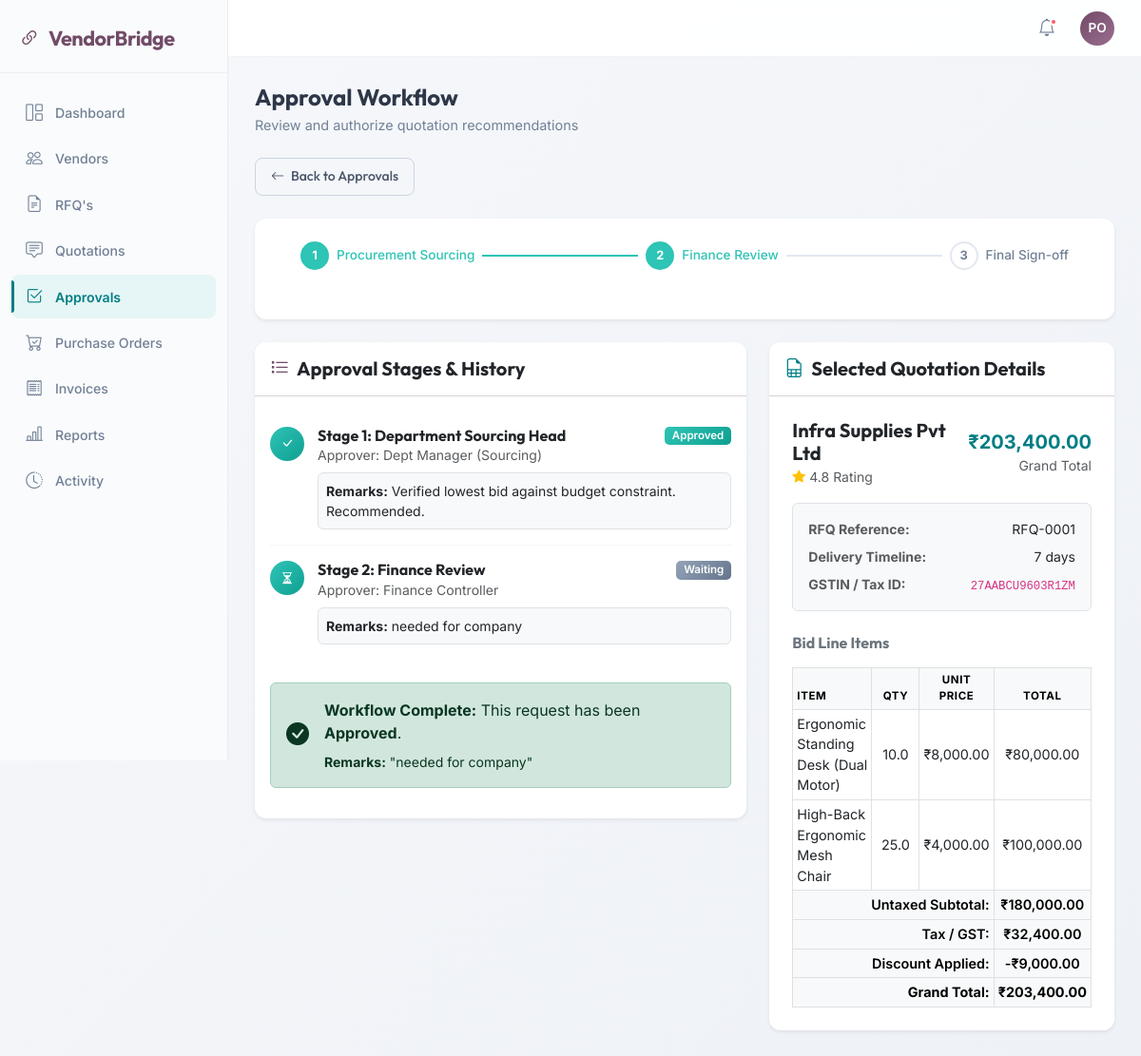
The page /approvals/2 (signed in) on the database its author committed.
### models.py (models this page shows)
class ApprovalRequest(Base):
    __tablename__ = 'approval_requests'
    id = Column(Integer, primary_key=True, index=True)
    rfq_id = Column(Integer, ForeignKey('rfqs.id'))
    bid_id = Column(Integer, ForeignKey('bids.id'))
    approver = Column(String, default="Procurement Manager")
    remarks = Column(Text, default="")
    level = Column(Integer, default=1)  # 1-level or 2-level approvals
    status = Column(String, default="pending")  # pending, approved, rejected
    created_at = Column(String, default=lambda: datetime.datetime.now().strftime("%Y-%m-%d %H:%M"))
    rfq = relationship("RFQ", back_populates="approval_requests")
    bid = relationship("Bid", back_populates="approval_requests")

class Vendor(Base):
    __tablename__ = 'vendors'
    id = Column(Integer, primary_key=True, index=True)
    company_name = Column(String, index=True)
    contact_name = Column(String)
    email = Column(String, unique=True, index=True)
    phone = Column(String)
    address = Column(String)
    gst_number = Column(String)
    state = Column(String, default="Maharashtra")  # Maharashtra or other (for CGST/SGST vs IGST split)
    rating = Column(Float, default=5.0)
    status = Column(String, default="pending")  # pending, approved, rejected, blocked
    bids = relationship("Bid", back_populates="vendor")
    purchase_orders = relationship("PurchaseOrder", back_populates="vendor")
    invoices = relationship("Invoice", back_populates="vendor")

class Bid(Base):
    __tablename__ = 'bids'
    id = Column(Integer, primary_key=True, index=True)
    rfq_id = Column(Integer, ForeignKey('rfqs.id'))
    vendor_id = Column(Integer, ForeignKey('vendors.id'))
    discount_percent = Column(Float, default=0.0)
    discount_amount = Column(Float, default=0.0)
    delivery_days = Column(Integer, default=7)
    notes = Column(Text)
    amount = Column(Float, default=0.0)  # Untaxed total (sum of unit_price * qty)
    tax_amount = Column(Float, default=0.0)
    total_amount = Column(Float, default=0.0)  # Grand total including tax
    status = Column(String, default="submitted")  # submitted, selected, rejected
    is_selected = Column(Boolean, default=False)
    rfq = relationship("RFQ", back_populates="bids")
    vendor = relationship("Vendor", back_populates="bids")
    line_ids = relationship("BidLine", back_populates="bid", cascade="all, delete-orphan")
    approval_requests = relationship("ApprovalRequest", back_populates="bid")
    purchase_orders = relationship("PurchaseOrder", back_populates="bid")

class RFQ(Base):
    __tablename__ = 'rfqs'
    id = Column(Integer, primary_key=True, index=True)
    title = Column(String, index=True)
    description = Column(Text)
    category = Column(String, default="IT Hardware")  # Stationery, IT Hardware, Furniture
    priority = Column(String, default="normal")  # low, normal, high, critical
    deadline = Column(String)
    status = Column(String, default="open")  # open, compared, pending_approval, approved, po_created, closed, cancelled
    line_ids = relationship("RFQLine", back_populates="rfq", cascade="all, delete-orphan")
    bids = relationship("Bid", back_populates="rfq")
    approval_requests = relationship("ApprovalRequest", back_populates="rfq")
    purchase_orders = relationship("PurchaseOrder", back_populates="rfq")

class BidLine(Base):
    __tablename__ = 'bid_lines'
    id = Column(Integer, primary_key=True)
    bid_id = Column(Integer, ForeignKey('bids.id'))
    rfq_line_id = Column(Integer, ForeignKey('rfq_lines.id'))
    unit_price = Column(Float, default=0.0)
    gst_rate = Column(Float, default=18.0)  # 0, 5, 12, 18, 28
    subtotal = Column(Float, default=0.0)  # unit_price * quantity
    bid = relationship("Bid", back_populates="line_ids")
    rfq_line = relationship("RFQLine", back_populates="bid_lines")

class RFQLine(Base):
    __tablename__ = 'rfq_lines'
    id = Column(Integer, primary_key=True)
    rfq_id = Column(Integer, ForeignKey('rfqs.id'))
    description = Column(String)
    quantity = Column(Float, default=1.0)
    uom = Column(String, default="Units")
    rfq = relationship("RFQ", back_populates="line_ids")
    bid_lines = relationship("BidLine", back_populates="rfq_line", cascade="all, delete-orphan")

### main.py (the view)
@app.get("/approvals/{id}", response_class=HTMLResponse)
async def approval_detail_page(request: Request, id: int, db: Session = Depends(get_db)):
    if not current_user_id:
        return RedirectResponse(url="/login", status_code=302)
    approval = db.query(models.ApprovalRequest).filter(models.ApprovalRequest.id == id).first()
    if not approval:
        raise HTTPException(status_code=404, detail="Approval request not found")
    return templates.TemplateResponse(request, "approval.html", {
        "active_page": "approvals",
        "approval": approval
    })

### templates/approval.html (shortened to what this page needs)
{% extends "base.html" %}
{% block content %}
<div class="page-header mb-4">
    <h2>Approval Workflow</h2>
    <p>Review and authorize quotation recommendations</p>
</div>
<div class="row mb-4">
    <div class="col-12">
        <a href="/approvals" class="btn btn-outline-secondary btn-sm py-2 px-3"><i class="bi bi-arrow-left me-1"></i> Back to Approvals</a>
    </div>
</div>
<div class="row justify-content-center g-4">
    <div class="col-12">
        <div class="card border-0 shadow-sm">
            <div class="card-body py-4 px-5">
                <div class="stepper" id="approval-stepper">
                    <div class="stepper-step {% if approval.status == 'approved' or approval.level > 1 %}done{% else %}active{% endif %}">
                        <div class="stepper-circle">1</div>
                        <span>Procurement Sourcing</span>
                    </div>
                    <div class="stepper-line {% if approval.status == 'approved' and approval.level > 1 %}done{% endif %}"></div>
                    <div class="stepper-step {% if approval.status == 'approved' and approval.level > 1 %}done{% elif approval.level == 2 and approval.status == 'pending' %}active{% endif %}">
                        <div class="stepper-circle">2</div>
                        <span>Finance Review</span>
                    </div>
                    <div class="stepper-line {% if approval.status == 'approved' and approval.level == 3 %}done{% endif %}"></div>
                    <div class="stepper-step {% if approval.status == 'approved' and approval.level == 3 %}done{% endif %}">
                        <div class="stepper-circle">3</div>
                        <span>Final Sign-off</span>
                    </div>
                </div>
            </div>
        </div>
    </div>
    <div class="col-lg-7">
        <div class="card border-0 shadow-sm mb-4">
            <div class="card-header bg-white py-3">
                <h5 class="mb-0 text-dark fw-bold"><i class="bi bi-list-task me-2 text-primary" style="color: var(--primary-purple) !important;"></i>Approval Stages & History</h5>
            </div>
            <div class="card-body">
                <div class="timeline-list">
                    <div class="timeline-item">
                        <div class="timeline-dot {% if approval.level > 1 or (approval.level == 1 and approval.status == 'approved') %}bg-success text-white{% else %}bg-warning text-white{% endif %}">
                            <i class="bi bi-check-lg"></i>
                        </div>
                        <div class="flex-grow-1">
                            <div class="d-flex justify-content-between align-items-center">
                                <h6 class="mb-0 fw-bold text-dark">Stage 1: Department Sourcing Head</h6>
                                <span class="badge {% if approval.level > 1 or (approval.level == 1 and approval.status == 'approved') %}bg-success{% else %}bg-warning{% endif %}">
                                    {% if approval.level > 1 or (approval.level == 1 and approval.status == 'approved') %}Approved{% else %}Pending{% endif %}
                                </span>
                            </div>
                            <p class="small text-muted mb-1">Approver: Dept Manager (Sourcing)</p>
                            {% if approval.level > 1 or (approval.level == 1 and approval.status == 'approved') %}
                                <div class="bg-light p-2 rounded mt-2 border small">
                                    <strong>Remarks:</strong> Verified lowest bid against budget constraint. Recommended.
                                </div>
                            {% endif %}
                        </div>
                    </div>
                    <div class="timeline-item">
                        <div class="timeline-dot {% if approval.level > 2 or (approval.level == 2 and approval.status == 'approved') %}bg-success text-white{% elif approval.level == 2 and approval.status == 'pending' %}bg-warning text-white{% else %}bg-secondary text-white{% endif %}">
                            <i class="bi {% if approval.level > 2 %}bi-check-lg{% else %}bi-hourglass-split{% endif %}"></i>
                        </div>
                        <div class="flex-grow-1">
                            <div class="d-flex justify-content-between align-items-center">
                                <h6 class="mb-0 fw-bold text-dark">Stage 2: Finance Review</h6>
                                <span class="badge {% if approval.level > 2 %}bg-success{% elif approval.level == 2 and approval.status == 'pending' %}bg-warning{% else %}bg-secondary{% endif %}">
                                    {% if approval.level > 2 %}Approved{% elif approval.level == 2 and approval.status == 'pending' %}Pending{% else %}Waiting{% endif %}
                                </span>
                            </div>
                            <p class="small text-muted mb-1">Approver: Finance Controller</p>
                            {% if approval.level == 2 and approval.status == 'approved' %}
                                <div class="bg-light p-2 rounded mt-2 border small">
                                    <strong>Remarks:</strong> {{ approval.remarks or 'Approved.' }}
                                </div>
                            {% endif %}
                        </div>
                    </div>
                </div>
                {% if approval.status == 'pending' %}
                    <hr class="my-4 opacity-50">
                    <form action="/api/approvals/{{ approval.id }}/action" method="POST">
                        <div class="mb-3">
                            <label for="remarks" class="form-label fw-semibold text-secondary">Review Remarks / Notes *</label>
                            <textarea class="form-control" id="remarks" name="remarks" rows="3" placeholder="Enter reason for approval or rejection..." required></textarea>
                        </div>
                        <div class="d-flex gap-2 justify-content-end">
                            <button type="submit" name="action" value="reject" class="btn btn-danger"><i class="bi bi-x-circle me-1"></i> Reject Proposal</button>
                            <button type="submit" name="action" value="approve" class="btn btn-success"><i class="bi bi-check-circle me-1"></i> Approve & Authorize</button>
                        </div>
                    </form>
                {% else %}
                    <div class="alert {% if approval.status == 'approved' %}alert-success{% else %}alert-danger{% endif %} mt-4 d-flex align-items-center" role="alert">
                        <i class="bi {% if approval.status == 'approved' %}bi-check-circle-fill{% else %}bi-x-circle-fill{% endif %} me-3 fs-4"></i>
                        <div>
                            <strong>Workflow Complete:</strong> This request has been <strong>{{ approval.status | title }}</strong>.
                            {% if approval.remarks %}
                                <div class="mt-2 small"><strong>Remarks:</strong> "{{ approval.remarks }}"</div>
                            {% endif %}
                        </div>
                    </div>
                {% endif %}
            </div>
        </div>
    </div>
    <div class="col-lg-5">
        <div class="card border-0 shadow-sm mb-4">
            <div class="card-header bg-white py-3">
                <h5 class="mb-0 text-dark fw-bold"><i class="bi bi-file-earmark-spreadsheet me-2 text-teal" style="color: var(--secondary-teal) !important;"></i>Selected Quotation Details</h5>
            </div>
            <div class="card-body p-4">
                <div class="d-flex justify-content-between align-items-center mb-3">
                    <div>
                        <h5 class="fw-bold mb-0 text-dark">{{ approval.bid.vendor.company_name }}</h5>
                        <span class="small text-muted"><i class="bi bi-star-fill text-warning"></i> {{ "%.1f"|format(approval.bid.vendor.rating) }} Rating</span>
                    </div>
                    <div class="text-end">
                        <div class="h5 fw-bold text-teal mb-0" style="color: var(--secondary-teal);">₹{{ "{:,.2f}".format(approval.bid.total_amount) }}</div>
                        <span class="small text-muted">Grand Total</span>
                    </div>
                </div>
                <div class="p-3 bg-light rounded border mb-4">
                    <div class="row g-2 text-muted small">
                        <div class="col-6"><strong>RFQ Reference:</strong></div>
                        <div class="col-6 text-dark text-end">RFQ-{{ "%04d"|format(approval.rfq.id) }}</div>
                        <div class="col-6"><strong>Delivery Timeline:</strong></div>
                        <div class="col-6 text-dark text-end">{{ approval.bid.delivery_days }} days</div>
                        <div class="col-6"><strong>GSTIN / Tax ID:</strong></div>
                        <div class="col-6 text-dark text-end"><code class="text-uppercase">{{ approval.bid.vendor.gst_number }}</code></div>
                    </div>
                </div>
                <h6 class="fw-bold text-secondary mb-3">Bid Line Items</h6>
                <div class="table-responsive">
                    <table class="table table-bordered table-sm align-middle text-center small">
                        <thead class="table-light">
                            <tr>
                                <th class="text-start">Item</th>
                                <th style="width: 50px;">Qty</th>
                                <th>Unit Price</th>
                                <th>Total</th>
                            </tr>
                        </thead>
                        <tbody>
                            {% for line in approval.bid.line_ids %}
                            <tr>
                                <td class="text-start">{{ line.rfq_line.description }}</td>
                                <td>{{ line.rfq_line.quantity }}</td>
                                <td>₹{{ "{:,.2f}".format(line.unit_price) }}</td>
                                <td>₹{{ "{:,.2f}".format(line.subtotal) }}</td>
                            </tr>
                            {% endfor %}
                            <tr class="table-light fw-semibold">
                                <td colspan="3" class="text-end">Untaxed Subtotal:</td>
                                <td>₹{{ "{:,.2f}".format(approval.bid.amount) }}</td>
                            </tr>
                            <tr class="table-light fw-semibold">
                                <td colspan="3" class="text-end">Tax / GST:</td>
                                <td>₹{{ "{:,.2f}".format(approval.bid.tax_amount) }}</td>
                            </tr>
                            {% if approval.bid.discount_amount > 0 %}
                            <tr class="table-light fw-semibold text-danger">
                                <td colspan="3" class="text-end">Discount Applied:</td>
                                <td>-₹{{ "{:,.2f}".format(approval.bid.discount_amount) }}</td>
                            </tr>
                            {% endif %}
                            <tr class="table-light fw-bold text-dark">
                                <td colspan="3" class="text-end">Grand Total:</td>
                                <td>₹{{ "{:,.2f}".format(approval.bid.total_amount) }}</td>
                            </tr>
                        </tbody>
                    </table>
                </div>
            </div>
        </div>
    </div>
</div>
{% endblock %}

### rows shown on the page
ApprovalRequest: remarks "needed for company", status "Approved"
Vendor: bid.vendor.company_name "Infra Supplies Pvt Ltd", bid.vendor.rating "4.8", bid.vendor.gst_number "27AABCU9603R1ZM"
Bid: bid.total_amount "203,400.00", bid.delivery_days "7", bid.amount "180,000.00", bid.tax_amount "32,400.00", bid.discount_amount "9,000.00"
RFQ: rfq.id "0001"
BidLine: rfq_line.description "Ergonomic Standing Desk (Dual Motor)", rfq_line.quantity "10.0", unit_price "8,000.00", subtotal "80,000.00"
BidLine: rfq_line.description "High-Back Ergonomic Mesh Chair", rfq_line.quantity "25.0", unit_price "4,000.00", subtotal "100,000.00"
